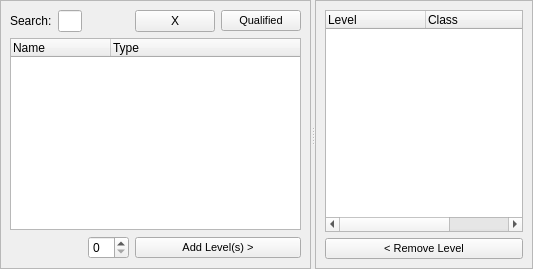
          <widget class="QSplitter" name="spltClassTop">
           <property name="frameShape">
            <enum>QFrame::NoFrame</enum>
           </property>
           <property name="orientation">
            <enum>Qt::Horizontal</enum>
           </property>
           <widget class="QFrame" name="frmlClassLeft">
            <property name="frameShape">
             <enum>QFrame::StyledPanel</enum>
            </property>
            <property name="frameShadow">
             <enum>QFrame::Raised</enum>
            </property>
            <layout class="QGridLayout" name="gridLayout_11">
             <item row="0" column="0">
              <widget class="QLabel" name="lblSearchClass">
               <property name="text">
                <string>Search:</string>
               </property>
              </widget>
             </item>
             <item row="0" column="4">
              <widget class="QPushButton" name="btnQualifiedClass">
               <property name="font">
                <font>
                 <pointsize>8</pointsize>
                </font>
               </property>
               <property name="text">
                <string>Qualified</string>
               </property>
               <property name="checkable">
                <bool>true</bool>
               </property>
              </widget>
             </item>
             <item row="1" column="0" colspan="5">
              <widget class="QTreeWidget" name="treeClasses">
               <column>
                <property name="text">
                 <string>Name</string>
                </property>
               </column>
               <column>
                <property name="text">
                 <string>Type</string>
                </property>
               </column>
              </widget>
             </item>
             <item row="2" column="3" colspan="2">
              <widget class="QPushButton" name="btnAddLevelsClass">
               <property name="font">
                <font>
                 <pointsize>8</pointsize>
                </font>
               </property>
               <property name="text">
                <string>Add Level(s) &gt;</string>
               </property>
              </widget>
             </item>
             <item row="0" column="3">
              <widget class="QPushButton" name="btnSearchClearClass">
               <property name="text">
                <string>X</string>
               </property>
              </widget>
             </item>
             <item row="2" column="2">
              <widget class="QSpinBox" name="spnLevelsAmount"/>
             </item>
             <item row="0" column="1">
              <widget class="QLineEdit" name="qlnSearchLevels"/>
             </item>
            </layout>
           </widget>
           <widget class="QFrame" name="frmlClassRight">
            <property name="frameShape">
             <enum>QFrame::StyledPanel</enum>
            </property>
            <property name="frameShadow">
             <enum>QFrame::Raised</enum>
            </property>
            <layout class="QGridLayout" name="gridLayout_12">
             <item row="1" column="0">
              <widget class="QPushButton" name="btnRemoveLevel">
               <property name="font">
                <font>
                 <pointsize>8</pointsize>
                </font>
               </property>
               <property name="text">
                <string>&lt; Remove Level</string>
               </property>
              </widget>
             </item>
             <item row="0" column="0">
              <widget class="QTreeWidget" name="treeClassesSelected">
               <column>
                <property name="text">
                 <string>Level</string>
                </property>
               </column>
               <column>
                <property name="text">
                 <string>Class</string>
                </property>
               </column>
               <column>
                <property name="text">
                 <string>Source</string>
                </property>
               </column>
              </widget>
             </item>
            </layout>
           </widget>
          </widget>
